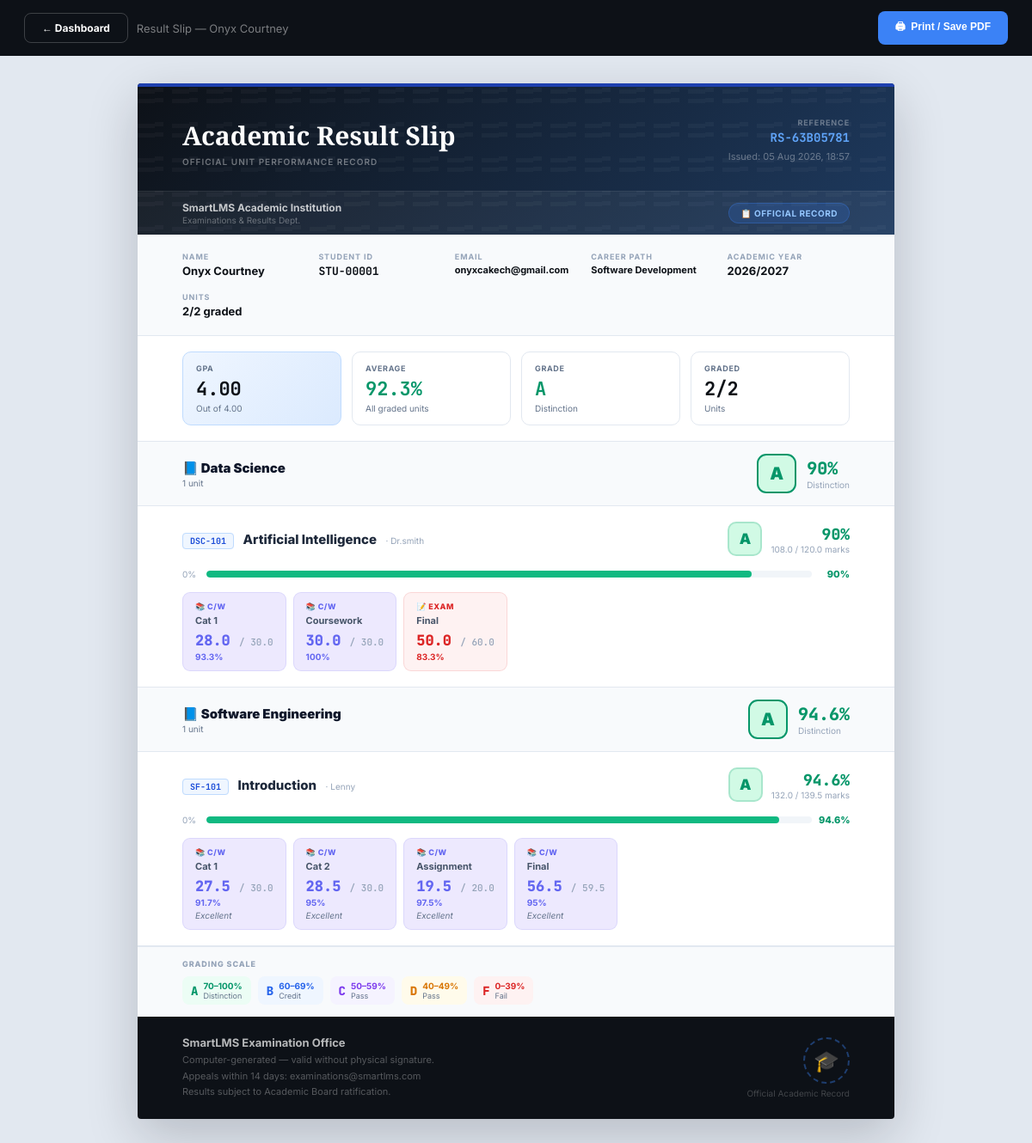
The page /result_slip.php (signed in) on the database its author committed.
### tables this page shows
CREATE TABLE `users` (
  `id` int(11) NOT NULL,
  `full_name` varchar(100) NOT NULL,
  `email` varchar(100) NOT NULL,
  `password` varchar(255) NOT NULL,
  `role` enum('student','lecturer','admin','financial_accountant','boarding_master','hr_manager') NOT NULL DEFAULT 'student',
  `course_id` int(11) DEFAULT NULL,
  `career_path` varchar(100) DEFAULT 'General Software Engineering',
  `created_at` timestamp NOT NULL DEFAULT current_timestamp()
);

CREATE TABLE `unit_marks` (
  `id` int(11) NOT NULL,
  `assessment_id` int(11) NOT NULL,
  `student_id` int(11) NOT NULL,
  `mark` decimal(6,2) DEFAULT NULL,
  `remarks` varchar(255) DEFAULT NULL,
  `updated_at` timestamp NOT NULL DEFAULT current_timestamp() ON UPDATE current_timestamp()
);

CREATE TABLE `course_units` (
  `id` int(11) NOT NULL,
  `course_id` int(11) NOT NULL,
  `title` varchar(255) NOT NULL,
  `unit_code` varchar(50) DEFAULT NULL,
  `description` text DEFAULT NULL,
  `lecturer_id` int(11) DEFAULT NULL COMMENT 'Lecturer who teaches this unit',
  `created_at` timestamp NOT NULL DEFAULT current_timestamp()
);

CREATE TABLE `unit_assessments` (
  `id` int(11) NOT NULL,
  `unit_id` int(11) NOT NULL,
  `name` varchar(100) NOT NULL COMMENT 'e.g. CAT 1, Assignment, Final Exam',
  `type` enum('coursework','exam') NOT NULL DEFAULT 'coursework',
  `max_mark` decimal(6,2) NOT NULL DEFAULT 100.00,
  `sort_order` tinyint(3) NOT NULL DEFAULT 0,
  `created_by` int(11) DEFAULT NULL,
  `created_at` timestamp NOT NULL DEFAULT current_timestamp()
);

### result_slip.php (the view, shortened to what this page needs)
<?php
$role = $_SESSION['role'] ?? '';
$sid = $role === 'student' ? intval($_SESSION['user_id'] ?? 0) : intval($_GET['student_id'] ?? 0);
$student = mysqli_fetch_assoc(mysqli_query($conn,
    "SELECT u.id, u.full_name, u.email, u.career_path, u.created_at,
            c.title AS course_name
     FROM users u LEFT JOIN courses c ON c.id=u.course_id
     WHERE u.id=$sid AND u.role='student' LIMIT 1"));
$q = mysqli_query($conn, "
    SELECT cu.id AS unit_id, cu.title AS unit_title, cu.unit_code,
           cu.course_id, c.title AS course_title, lec.full_name AS lecturer,
           ua.id AS aid, ua.name AS aname, ua.type AS atype,
           ua.max_mark AS amax, ua.sort_order AS asort,
           um.mark, um.remarks
    FROM unit_registrations ur
    INNER JOIN course_units cu ON cu.id = ur.unit_id
    INNER JOIN courses c       ON c.id  = cu.course_id
    LEFT  JOIN users lec       ON lec.id = cu.lecturer_id
    LEFT  JOIN unit_assessments ua ON ua.unit_id = cu.id
    LEFT  JOIN unit_marks um       ON um.assessment_id = ua.id AND um.student_id = $sid
    WHERE ur.student_id = $sid
    ORDER BY c.title ASC, cu.title ASC, ua.sort_order ASC, ua.id ASC
");
$tree = [];
if ($q) while ($r = mysqli_fetch_assoc($q)) {
    $cid=$r['course_id']; $uid=$r['unit_id'];
    if (!isset($tree[$cid])) $tree[$cid]=['title'=>$r['course_title'],'units'=>[]];
    if (!isset($tree[$cid]['units'][$uid])) $tree[$cid]['units'][$uid]=['title'=>$r['unit_title'],'code'=>$r['unit_code'],'lec'=>$r['lecturer'],'ass'=>[]];
    if ($r['aid']) $tree[$cid]['units'][$uid]['ass'][$r['aid']]=['name'=>$r['aname'],'type'=>$r['atype'],'max'=>(float)$r['amax'],'mark'=>$r['mark']!==null?(float)$r['mark']:null,'remark'=>$r['remarks']];
}
function slip_tot($ass){$tm=$tx=0;$h=false;foreach($ass as $a){$tx+=$a['max'];if($a['mark']!==null){$tm+=$a['mark'];$h=true;}}return$tx>0&&$h?['pct'=>round($tm/$tx*100,1),'tm'=>$tm,'tx'=>$tx]:['pct'=>null,'tm'=>0,'tx'=>$tx];}
function slip_grade($pct){if($pct>=70)return['A','Distinction','#059669','#d1fae5'];return['F','Fail','#dc2626','#fee2e2'];}
function slip_gp($p){if($p===null)return null;if($p>=70)return 4.0;if($p>=60)return 3.0;if($p>=50)return 2.0;if($p>=40)return 1.0;return 0.0;}
$all_pcts=[];
foreach($tree as $cd) foreach($cd['units'] as $ud){$t=slip_tot($ud['ass']);if($t['pct']!==null)$all_pcts[]=$t['pct'];}
$avg=count($all_pcts)>0?round(array_sum($all_pcts)/count($all_pcts),1):null;
$gps=array_filter(array_map('slip_gp',$all_pcts),fn($v)=>$v!==null);
$gpa=count($gps)>0?round(array_sum($gps)/count($gps),2):null;
[$ov_g,$ov_c,$ov_col,$ov_bg]=slip_grade($avg);
$total_u=array_sum(array_map(fn($c)=>count($c['units']),$tree));
$graded_u=count($all_pcts);
$ref='RS-'.strtoupper(substr(md5($sid.'rs'),0,8));
$gen=date('d M Y, H:i');
?>
<!DOCTYPE html>
<html lang="en">
<head>
</head>
<body>
<div class="bar">
    <div style="display:flex;gap:10px;align-items:center;">
        <?php if($role==='student'): ?><a href="student_dashboard.php" class="btn-b">← Dashboard</a><?php else: ?><a href="javascript:history.back()" class="btn-b">← Back</a><?php endif; ?>
        <span>Result Slip — <?php echo htmlspecialchars($student['full_name']); ?></span>
    </div>
    <button onclick="window.print()" class="btn-p">🖨&nbsp; Print / Save PDF</button>
</div>
<div class="doc">
    <div class="dh">
        <div class="dh-stripe"></div>
        <div class="dh-inner">
            <div><h1>Academic Result Slip</h1><div class="dh-sub">Official Unit Performance Record</div></div>
            <div class="dh-meta"><div class="rl">Reference</div><div class="rv"><?php echo $ref; ?></div><div class="rd">Issued: <?php echo $gen; ?></div></div>
        </div>
        <div class="dh-inst">
            <div><div class="in">SmartLMS Academic Institution</div><div class="is">Examinations &amp; Results Dept.</div></div>
            <div class="off"><span>📋 Official Record</span></div>
        </div>
    </div>
    <div class="sp">
        <div class="si"><div class="sl">Name</div><div class="sv"><?php echo htmlspecialchars($student['full_name']); ?></div></div>
        <div class="si"><div class="sl">Student ID</div><div class="sv" style="font-family:'JetBrains Mono',monospace;">STU-<?php echo str_pad($sid,5,'0',STR_PAD_LEFT); ?></div></div>
        <div class="si"><div class="sl">Email</div><div class="sv" style="font-size:11px;"><?php echo htmlspecialchars($student['email']); ?></div></div>
        <div class="si"><div class="sl">Career Path</div><div class="sv" style="font-size:11px;"><?php echo htmlspecialchars($student['career_path']??'—'); ?></div></div>
        <div class="si"><div class="sl">Academic Year</div><div class="sv"><?php echo date('Y').'/'. (date('Y')+1); ?></div></div>
        <div class="si"><div class="sl">Units</div><div class="sv"><?php echo $graded_u; ?>/<?php echo $total_u; ?> graded</div></div>
    </div>
    <?php if($gpa!==null): ?>
    <div class="gpa-row">
        <div class="gk hi"><div class="gk-l">GPA</div><div class="gk-v"><?php echo number_format($gpa,2); ?></div><div class="gk-s">Out of 4.00</div></div>
        <div class="gk"><div class="gk-l">Average</div><div class="gk-v" style="color:<?php echo $ov_col; ?>;"><?php echo $avg; ?>%</div><div class="gk-s">All graded units</div></div>
        <div class="gk"><div class="gk-l">Grade</div><div class="gk-v" style="color:<?php echo $ov_col; ?>;"><?php echo $ov_g; ?></div><div class="gk-s"><?php echo $ov_c; ?></div></div>
        <div class="gk"><div class="gk-l">Graded</div><div class="gk-v"><?php echo $graded_u; ?>/<?php echo $total_u; ?></div><div class="gk-s">Units</div></div>
    </div>
    <?php endif; ?>
    <?php if(empty($tree)): ?>
    <div class="no-c"><div style="font-size:48px;margin-bottom:14px;">📋</div><div style="font-size:15px;font-weight:700;">No enrolled units found</div></div>
    <?php else: ?>
    <?php foreach($tree as $cid=>$course):
        $c_pcts=[];
        foreach($course['units'] as $ud){$t=slip_tot($ud['ass']);if($t['pct']!==null)$c_pcts[]=$t['pct'];}
        $c_avg=count($c_pcts)>0?round(array_sum($c_pcts)/count($c_pcts),1):null;
        [$c_g,$c_c,$c_col,$c_bg]=slip_grade($c_avg);
    ?>
    <div class="cs">
        <div class="cs-hd">
            <div>
                <div style="font-size:15px;font-weight:900;color:#0f172a;">📘 <?php echo htmlspecialchars($course['title']); ?></div>
                <div style="font-size:10px;color:#64748b;margin-top:2px;"><?php echo count($course['units']); ?> unit<?php echo count($course['units'])!=1?'s':''; ?></div>
            </div>
            <?php if($c_avg!==null): ?>
            <div style="display:flex;align-items:center;gap:12px;">
                <div style="width:46px;height:46px;border-radius:11px;display:flex;align-items:center;justify-content:center;font-size:20px;font-weight:900;background:<?php echo $c_bg; ?>;color:<?php echo $c_col; ?>;border:2px solid <?php echo $c_col; ?>;"><?php echo $c_g; ?></div>
                <div><div style="font-size:20px;font-weight:900;color:<?php echo $c_col; ?>;font-family:'JetBrains Mono',monospace;"><?php echo $c_avg; ?>%</div><div style="font-size:10px;color:#94a3b8;"><?php echo $c_c; ?></div></div>
            </div>
            <?php endif; ?>
        </div>
        <?php foreach($course['units'] as $uid=>$unit):
            $ut=slip_tot($unit['ass']);
            [$u_g,$u_c,$u_col,$u_bg]=slip_grade($ut['pct']);
            $bar_c=$ut['pct']===null?'#e2e8f0':($ut['pct']>=70?'#10b981':($ut['pct']>=50?'#6366f1':($ut['pct']>=40?'#f59e0b':'#ef4444')));
        ?>
        <div class="unit-wrap">
            <div style="display:flex;align-items:center;justify-content:space-between;flex-wrap:wrap;gap:10px;margin-bottom:14px;">
                <div>
                    <?php if($unit['code']): ?><span style="font-family:'JetBrains Mono',monospace;font-size:10px;font-weight:700;color:#1d4ed8;background:#eff6ff;border:1px solid #bfdbfe;padding:2px 8px;border-radius:4px;margin-right:6px;"><?php echo htmlspecialchars($unit['code']); ?></span><?php endif; ?>
                    <span style="font-size:15px;font-weight:800;color:#1e293b;"><?php echo htmlspecialchars($unit['title']); ?></span>
                    <?php if($unit['lec']): ?><span style="font-size:10px;color:#94a3b8;margin-left:6px;">· <?php echo htmlspecialchars($unit['lec']); ?></span><?php endif; ?>
                </div>
                <div style="display:flex;align-items:center;gap:10px;">
                    <div style="width:40px;height:40px;border-radius:10px;display:flex;align-items:center;justify-content:center;font-size:17px;font-weight:900;background:<?php echo $u_bg; ?>;color:<?php echo $u_col; ?>;border:2px solid <?php echo $u_col; ?>33;"><?php echo $u_g; ?></div>
                    <div style="text-align:right;">
                        <div style="font-size:18px;font-weight:900;font-family:'JetBrains Mono',monospace;color:<?php echo $u_col; ?>;"><?php echo $ut['pct']!==null?$ut['pct'].'%':'Pending'; ?></div>
                        <div style="font-size:10px;color:#94a3b8;"><?php echo $ut['pct']!==null?number_format($ut['tm'],1).' / '.number_format($ut['tx'],1).' marks':'No marks yet'; ?></div>
                    </div>
                </div>
            </div>
            <?php if($ut['pct']!==null): ?>
            <div style="display:flex;align-items:center;gap:8px;margin-bottom:14px;">
                <span style="font-size:10px;color:#94a3b8;width:20px;">0%</span>
                <div style="flex:1;height:8px;background:#f1f5f9;border-radius:4px;overflow:hidden;">
                    <div style="width:<?php echo min(100,$ut['pct']); ?>%;height:100%;background:<?php echo $bar_c; ?>;border-radius:4px;"></div>
                </div>
                <span style="font-size:11px;font-weight:800;color:<?php echo $u_col; ?>;width:36px;text-align:right;"><?php echo $ut['pct']; ?>%</span>
            </div>
            <?php endif; ?>
            <?php if(!empty($unit['ass'])): ?>
            <div style="display:flex;flex-wrap:wrap;gap:8px;">
                <?php foreach($unit['ass'] as $a):
                    $is_e=$a['type']==='exam';
                    $ac=$is_e?'#dc2626':'#6366f1'; $abg=$is_e?'#fef2f2':'#ede9fe';
                    $ap=($a['max']>0&&$a['mark']!==null)?round($a['mark']/$a['max']*100,1):null;
                ?>
                <div class="ass-chip" style="background:<?php echo $abg; ?>;border-color:<?php echo $ac; ?>22;">
                    <div style="font-size:9px;font-weight:800;color:<?php echo $ac; ?>;text-transform:uppercase;letter-spacing:.05em;margin-bottom:4px;"><?php echo $is_e?'📝 Exam':'📚 C/W'; ?></div>
                    <div style="font-size:11px;font-weight:700;color:#475569;margin-bottom:5px;"><?php echo htmlspecialchars(ucwords($a['name'])); ?></div>
                    <div style="font-size:17px;font-weight:900;font-family:'JetBrains Mono',monospace;color:<?php echo $a['mark']!==null?$ac:'#cbd5e1'; ?>;">
                        <?php echo $a['mark']!==null?number_format($a['mark'],1):'—'; ?>
                        <span style="font-size:11px;font-weight:500;color:#94a3b8;"> / <?php echo number_format($a['max'],1); ?></span>
                    </div>
                    <?php if($ap!==null): ?><div style="font-size:10px;font-weight:700;color:<?php echo $ac; ?>;margin-top:2px;"><?php echo $ap; ?>%</div><?php endif; ?>
                    <?php if(!empty($a['remark'])): ?><div style="font-size:10px;color:#64748b;margin-top:3px;font-style:italic;"><?php echo htmlspecialchars($a['remark']); ?></div><?php endif; ?>
                </div>
                <?php endforeach; ?>
            </div>
            <?php else: ?>
            <div style="font-size:12px;color:#94a3b8;font-style:italic;">No assessments entered yet.</div>
            <?php endif; ?>
        </div>
        <?php endforeach; ?>
    </div>
    <?php endforeach; ?>
    <?php endif; ?>
    <div class="legend">
        <div style="font-size:9px;font-weight:800;color:#94a3b8;text-transform:uppercase;letter-spacing:.1em;margin-bottom:9px;">Grading Scale</div>
        <div style="display:flex;gap:8px;flex-wrap:wrap;">
            <?php foreach([['A','70–100%','Distinction','#059669','#ecfdf5'],['B','60–69%','Credit','#2563eb','#eff6ff'],['C','50–59%','Pass','#7c3aed','#f5f3ff'],['D','40–49%','Pass','#d97706','#fffbeb'],['F','0–39%','Fail','#dc2626','#fef2f2']] as [$gl,$gr,$gn,$gc,$gbg]): ?>
            <div class="lg-chip" style="background:<?php echo $gbg; ?>;">
                <span style="font-size:14px;font-weight:900;color:<?php echo $gc; ?>;font-family:'JetBrains Mono',monospace;"><?php echo $gl; ?></span>
                <div><div style="font-size:10px;font-weight:700;color:<?php echo $gc; ?>;"><?php echo $gr; ?></div><div style="font-size:9px;color:#64748b;"><?php echo $gn; ?></div></div>
            </div>
            <?php endforeach; ?>
        </div>
    </div>
    <div class="footer">
        <div><div class="ft">SmartLMS Examination Office</div><div class="fs">Computer-generated — valid without physical signature.<br>Appeals within 14 days: examinations@smartlms.com<br>Results subject to Academic Board ratification.</div></div>
        <div><div class="seal">🎓</div><div class="fp">Official Academic Record</div></div>
    </div>
</div>
</body>
</html>

### rows shown on the page
users: full_name "Onyx Courtney", email "onyxcakech@gmail.com", career_path "Software Development"
unit_marks: mark "90", mark "108.0", mark "120.0"
course_units: shows "📝 EXAM", unit_assessments.name "Final", unit_marks.mark "50.0", max "60.0", unit_marks.mark "83.3"
unit_marks: mark "94.6", mark "132.0", mark "139.5"
course_units: shows "📚 C/W", unit_assessments.name "Cat 1", unit_marks.mark "27.5", max "30.0", unit_marks.mark "91.7", unit_marks.remarks "Excellent", unit_assessments.name "Cat 2", unit_marks.mark "28.5", unit_marks.mark "95", unit_assessments.name "Assignment", unit_marks.mark "19.5", max "20.0", unit_marks.mark "97.5", unit_assessments.name "Final", unit_marks.mark "56.5", max "59.5"

### other values the page prints
$ref "RS-63B05781"
str_pad($sid,5,'0',STR_PAD_LEFT) "00001"
$graded_u "2"
$total_u "2"
$gpa "4.00"
$avg "92.3"
$ov_g "A"
$ov_c "Distinction"
$course['title'] "Data Science"
count($course['units']) "1"
$c_g "A"
$c_avg "90"
$c_c "Distinction"
$unit['code'] "DSC-101"
$unit['title'] "Artificial Intelligence"
